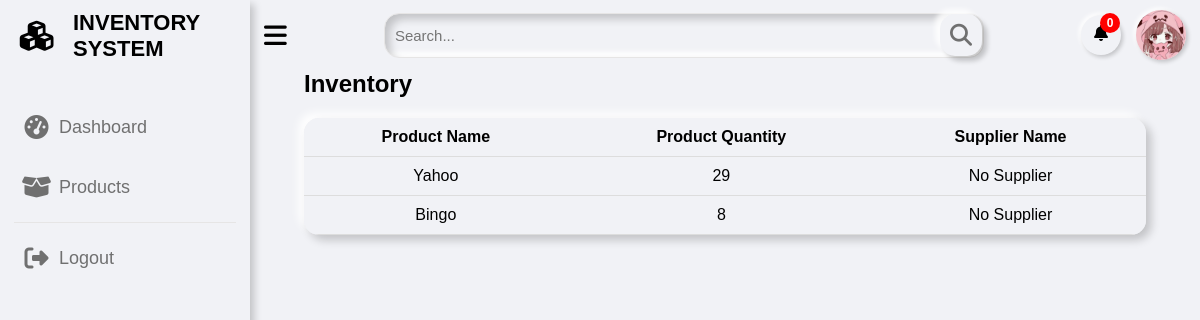
/pages/supplier_inventory.php (signed in), run on an earlier commit of the app's database.
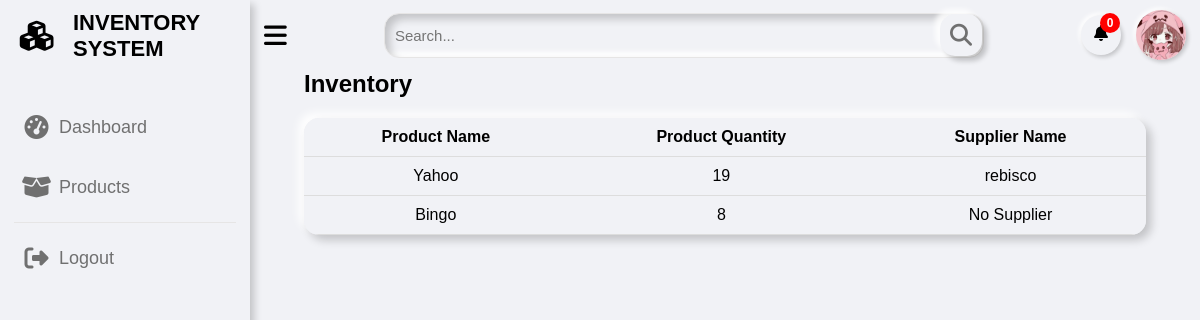
And on a later commit of the database.
### tables this page shows
CREATE TABLE `product_details` (
  `product_id` int(11) NOT NULL,
  `product_quantity` int(11) NOT NULL,
  `product_price` int(11) NOT NULL
);

CREATE TABLE `product` (
  `product_id` int(11) NOT NULL,
  `product_name` varchar(255) DEFAULT NULL,
  `supplier_id` int(11) DEFAULT NULL
);

CREATE TABLE `supplier` (
  `supplier_id` int(11) NOT NULL,
  `user_id` int(11) DEFAULT NULL,
  `supplier_name` varchar(255) DEFAULT NULL,
  `supplier_phone` varchar(255) DEFAULT NULL,
  `supplier_address` varchar(255) DEFAULT NULL,
  `supplier_email` varchar(255) NOT NULL
);

### pages/supplier_inventory.php (the view, shortened to what this page needs)
<?php
if (isset($_SESSION['id']) && isset($_SESSION['username']) && $_SESSION['role'] === 'supplier') {
?>
<?php
include "../includes/supplier_sidebar.php";
include "../includes/supplier_topbar.php";
?>
<div class="dash-content">
  <h2>
    Inventory
  </h2>
  <?php
 $sql = "SELECT p.product_name, pd.product_quantity, s.supplier_name
FROM product p
INNER JOIN product_details pd ON p.product_id = pd.product_id
LEFT JOIN supplier s ON p.supplier_id = s.supplier_id";
  $stmt = $pdo->query($sql);
  if ($stmt->rowCount() > 0) {
    echo "<table class='product-table neumorphic'>";
    echo "<tr><th>Product Name</th><th>Product Quantity</th><th>Supplier Name</th></tr>";
    while ($row = $stmt->fetch(PDO::FETCH_ASSOC)) {
      if (empty($row['supplier_name'])) {
        echo "<tr><td>" . $row['product_name'] . "</td><td>" . $row['product_quantity'] . "</td><td>No Supplier</td></tr>";
      } else {
        echo "<tr><td>" . $row['product_name'] . "</td><td>" . $row['product_quantity'] . "</td><td>" . $row['supplier_name'] . "</td></tr>";
      }
    }
    echo "</table>";
  } else {
    echo "No products found.";
  }
  ?>
  <?php
  include "../includes/footbar.php";
  ?>
<?php
} else {
  header("Location: ../index.php?error=access_error");
  exit();
}
?>

What changed in the data, as far as the page shows it:
no longer on this page (row edited): product_details: product_id.product_name "Yahoo", product_quantity "29"
now on this page (row edited): product: product_name "Yahoo", product_details.product_quantity "19", supplier.supplier_name "rebisco"
